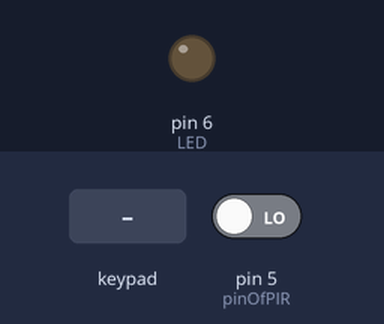
A sketch run on a simulated Arduino Uno, built with avr-gcc and run on an emulated ATmega328P. On the bench: output pins drawn as LEDs (lit = HIGH). The test bench sets the inputs (shaded band); at power-on: pin 5 (pinOfPIR) LOW. What the sketch prints to the serial monitor is not drawn.

Above: at 1.2 s.
1.3 s: pin 5 (pinOfPIR) driven HIGH
2.8 s: keypad keys 1 2 3 4 # pressed 0.4 s apart
At 4.8 s:
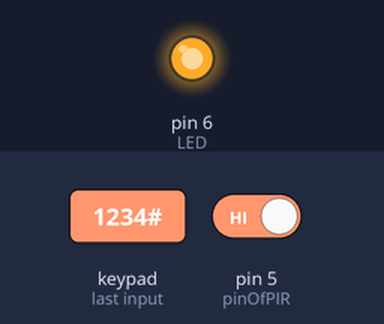
6.3 s: key '#' pressed
At 7.5 s:
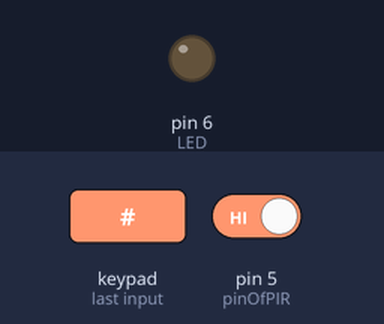
7.8 s: pin 5 (pinOfPIR) driven LOW
Timing chart, 0 to 10.3 s (numbered marks = the images above; inputs shaded):
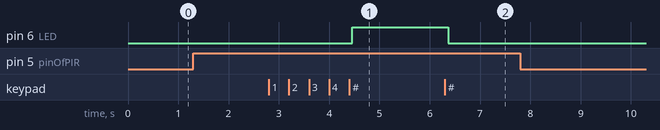

The sketch:

KeypadPIRLEDPassword.ino
```cpp
#include <Password.h>
#include <Key.h>
#include <Keypad.h>

// Define LED PIN
int LED = 6;

//Menyimpan apakah password benar atau salah
boolean isPasswordMatch = false, isAllowTyping = false;

// Define PIR PIN
#define pinOfPIR 5

// Konfigurasi PIR
long unsigned int lowIn;
long unsigned int pause = 100;
boolean lockLow = true;
boolean takeLowTime;
int PIRValue = 0;

//initialize password to 1234
//you can use password.set(newPassword) to overwrite it
Password password = Password( "1234" );

byte maxPasswordLength = 6;
byte currentPasswordLength = 0;

// Konfigurasi Keypad
const byte ROWS = 4;
const byte COLS = 3;
char hexaKeys[ROWS][COLS] = {
 {'1','2','3'},
 {'4','5','6'},
 {'7','8','9'},
 {'*','0','#'}
};

byte rowPins[ROWS] = {7,8,9,10};
byte colPins[COLS] = {11,12,13};
Keypad customKeypad = Keypad( makeKeymap(hexaKeys), rowPins, colPins, ROWS, COLS);

void setup(){
  Serial.begin(9600);
  pinMode(LED, OUTPUT);
  pinMode(pinOfPIR, INPUT);
}

void loop(){
  PIRSensor();

  if ( isPasswordMatch == true ) {
      digitalWrite(LED, HIGH);
    } else {
      digitalWrite(LED, LOW);
      }
}

void PIRSensor() {
  if ( digitalRead(pinOfPIR) == HIGH ) {
    if ( lockLow ) {
      PIRValue = 1;
      lockLow = false;
      Serial.println( "PIR mendeteksi benda, silakan ketik Password-nya!" );
      Serial.println( "Tekan [* untuk reset], dan [# untuk submit]" );
      }
      takeLowTime = true;
      detectTyping();
    }

  if ( digitalRead(pinOfPIR) == LOW ) {
    if (takeLowTime) {
      lowIn = millis();
      takeLowTime = false;
      }
    if ( !lockLow && millis() - lowIn > pause ) {
      PIRValue = 0;
      lockLow = true;
      isPasswordMatch = false;
      Serial.println("There's nothing");
      }
    }
}

void detectTyping() {
  char key = customKeypad.getKey();
  if (key != NO_KEY){
    delay(60);
    switch (key){
     case '#': checkPassword(); break;
     case '*': resetPassword(); break;
     default: processNumberKey(key);
    }
   }
  }

void processNumberKey(char key) {
  Serial.print(key);
  currentPasswordLength++;
  password.append(key);
  if (currentPasswordLength == maxPasswordLength) {
  checkPassword();
  }
}

void checkPassword() {
  if (password.evaluate()){
    Serial.println(" OK.");
    isPasswordMatch = true;
  } else {
      Serial.println(" Wrong password!");
      isPasswordMatch = false;
    }
  resetPassword();
}

void resetPassword() {
  password.reset();
  currentPasswordLength = 0;
}
```

Measured:
- after the input at 1.3 s, every drawn part: stays the same
- after the input at 2.8 s, pin 6 (LED): LOW → HIGH after 1.7 s
- after the input at 6.3 s, pin 6 (LED): HIGH → LOW after 0.07 s
- after the input at 7.8 s, every drawn part: stays the same
